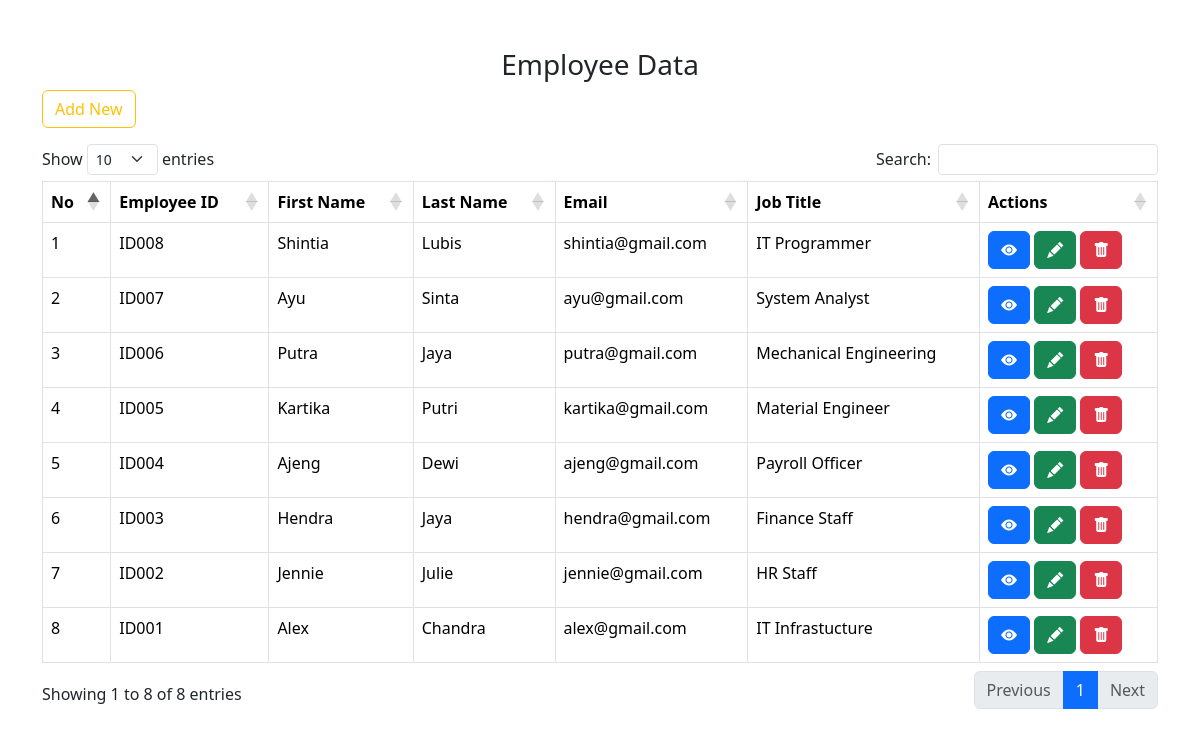
The page / on the database its author committed.
### tables this page shows
CREATE TABLE `employees` (
  `id` int(11) NOT NULL,
  `employee_id` varchar(255) DEFAULT NULL,
  `first_name` varchar(255) NOT NULL,
  `last_name` varchar(255) NOT NULL,
  `job_title` varchar(255) NOT NULL,
  `department_id` int(11) DEFAULT NULL,
  `date_of_birth` date DEFAULT NULL,
  `date_hired` date DEFAULT NULL,
  `email` varchar(255) DEFAULT NULL,
  `phone_number` varchar(20) DEFAULT NULL,
  `address` varchar(255) DEFAULT NULL,
  `pass` varchar(255) DEFAULT NULL
);

### index.php (the view, shortened to what this page needs)
<!DOCTYPE html>
<html lang="en">
<head>
    <link rel="stylesheet" href="https://cdn.jsdelivr.net/npm/bootstrap@5.3.3/dist/css/bootstrap.min.css">
    <link href="https://cdnjs.cloudflare.com/ajax/libs/bootstrap-icons/1.8.1/font/bootstrap-icons.min.css" rel="stylesheet">
    <link rel="stylesheet" href="https://cdn.datatables.net/1.13.4/css/dataTables.bootstrap5.min.css" />
</head>
<body>
    <div class="container mt-5">
        <h3 class="text-center">Employee Data</h3>
        <a href="form-create.php" class="btn btn-outline-warning mb-3">Add New</a>
        <div class="row">
            <div class="col">
                <table class="table table-bordered mt-5" id="EmployeeTable">
                    <thead>
                        <tr>
                            <th>No</th>
                            <th>Employee ID</th>
                            <th>First Name</th>
                            <th>Last Name</th>
                            <th>Email</th>
                            <th>Job Title</th>
                            <th>Actions</th>
                        </tr>
                    </thead>
                    <tbody>
                        <?php
                        include 'db_config.php';
                        $i = 0;
                        $sql = "SELECT * FROM employees ORDER BY id DESC";
                        $result = $conn->query($sql);
                        while ($row = $result->fetch_assoc()) {
                            echo "<tr>
                                    <td>" . ++$i . "</td>
                                    <td>" . $row["employee_id"] . "</td>
                                    <td>" . $row["first_name"] . "</td>
                                    <td>" . $row["last_name"] . "</td>
                                    <td>" . $row["email"] . "</td>
                                    <td>" . $row["job_title"] . "</td>
                                    <td>
                                        <a class='btn btn-primary' href='detail_employee.php?id=" . $row["id"] . "'><i class=\"bi bi-eye-fill\"></i></a>
                                        <a class='btn btn-success' href='form-update.php?id=" . $row["id"] . "'><i class=\"bi bi-pencil-fill\"></i></a>
                                        <a class='btn btn-danger' href='delete_employee.php?id=" . $row["id"] . "' onClick=\"return confirm ('Are you sure to delete this data');\"><i class=\"bi bi-trash-fill\"></i></a>
                                    </td>
                                  </tr>";
                        }
                        ?>
                    </tbody>
                </table>
            </div>
        </div>
    </div>
</body>
</html>

### rows shown on the page
employees: employee "ID008", first_name "Shintia", last_name "Lubis", email "shintia@gmail.com", job_title "IT Programmer"
employees: employee "ID007", first_name "Ayu", last_name "Sinta", email "ayu@gmail.com", job_title "System Analyst"
employees: employee "ID006", first_name "Putra", last_name "Jaya", email "putra@gmail.com", job_title "Mechanical Engineering"
employees: employee "ID005", first_name "Kartika", last_name "Putri", email "kartika@gmail.com", job_title "Material Engineer"
employees: employee "ID004", first_name "Ajeng", last_name "Dewi", email "ajeng@gmail.com", job_title "Payroll Officer"
employees: employee "ID003", first_name "Hendra", last_name "Jaya", email "hendra@gmail.com", job_title "Finance Staff"
employees: employee "ID002", first_name "Jennie", last_name "Julie", email "jennie@gmail.com", job_title "HR Staff"
employees: employee "ID001", first_name "Alex", last_name "Chandra", email "alex@gmail.com", job_title "IT Infrastucture"
